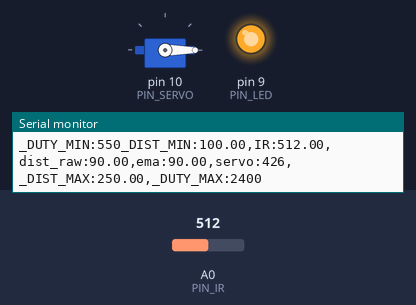
The sketch below on a simulated Arduino Uno, built with avr-gcc and run on an emulated ATmega328P. Parts: servo, output pins drawn as LEDs (lit = HIGH), the last lines printed to the serial monitor. The inputs (shaded band) are chosen by the test bench; at power-on: A0 (PIN_IR) = 512.

Above: at 1.2 s.
1.3 s: A0 (PIN_IR) set to 501
2.8 s: A0 (PIN_IR) set to 475
At 4.0 s:
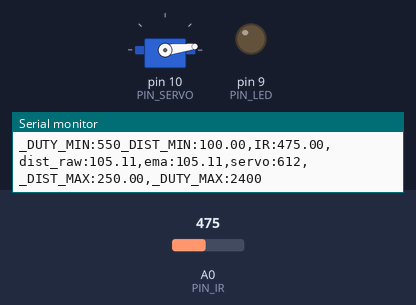
4.5 s: A0 (PIN_IR) set to 306
At 5.8 s:
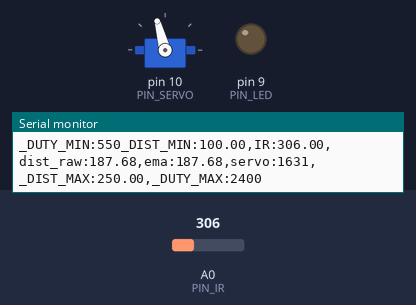
6.2 s: A0 (PIN_IR) set to 240
At 7.4 s:
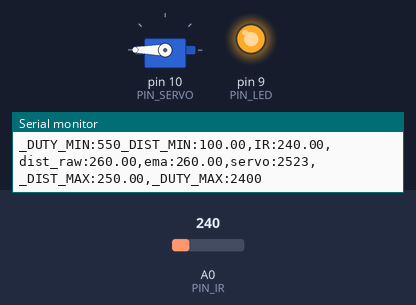
7.7 s: A0 (PIN_IR) set to 260
At 8.5 s:
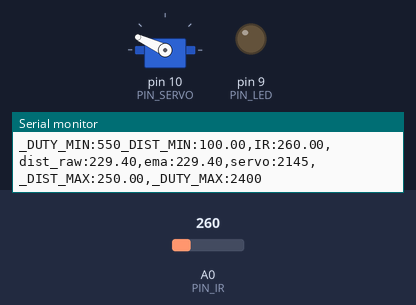
9.5 s: A0 (PIN_IR) set to 122
At 10.6 s:
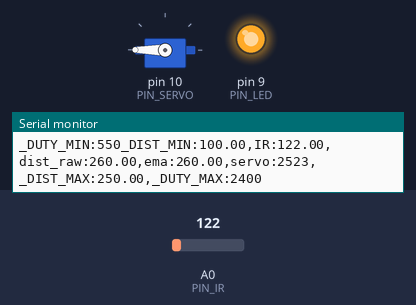
Timing chart, 0 to 12.0 s (numbered marks = the images above; inputs shaded):
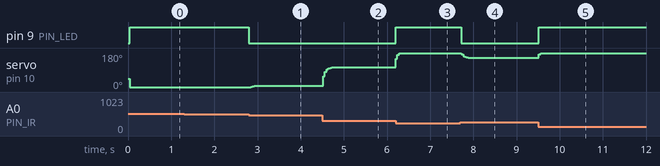

The sketch:

17_example_3.ino
```cpp
#include <Servo.h>

// Arduino pin assignment

#define PIN_IR    0         // IR sensor at Pin A0
#define PIN_LED   9
#define PIN_SERVO 10

#define _DUTY_MIN 550   // servo full clock-wise position (0 degree)
#define _DUTY_NEU 1000  // servo neutral position (90 degree)
#define _DUTY_MAX 2400  // servo full counter-clockwise position (180 degree)

#define _DIST_MIN  100.0   // minimum distance 100mm
#define _DIST_MAX  250.0   // maximum distance 250mm

#define EMA_ALPHA  0.5      // for EMA Filter

#define LOOP_INTERVAL 40   // Loop Interval (unit: msec)

Servo myservo;
unsigned long last_loop_time;   // unit: msec

float dist_prev = _DIST_MIN;
float dist_ema = _DIST_MIN;

float FilterOfEMA(float raw, float alpha){
  return (alpha * raw) + ((1 - alpha) * dist_prev);
}

float FloatMap(float x, float in_min, float in_max, float out_min, float out_max) {
  return (x - in_min) * (out_max - out_min) / (in_max - in_min) + out_min;
}

void setup()
{
  pinMode(PIN_LED, OUTPUT);

  myservo.attach(PIN_SERVO);
  myservo.writeMicroseconds(_DUTY_NEU);

  Serial.begin(1000000);    // 1,000,000 bps
}

void loop()
{
  unsigned long time_curr = millis();
  int duty;
  float a_value, dist_raw;

  // wait until next event time
  if (time_curr < (last_loop_time + LOOP_INTERVAL))
    return;
  last_loop_time += LOOP_INTERVAL;

  a_value = analogRead(PIN_IR);
  dist_raw = ((6762.0 / (a_value - 9.0)) - 4.0) * 10.0;

  if (dist_raw < _DIST_MIN) dist_raw = _DIST_MIN - 10;
  if (dist_raw > _DIST_MAX) dist_raw = _DIST_MAX + 10;
  // Put range Filter code here (_DIST_MIN ~ _DIST_MAX)
  if (_DIST_MIN <= dist_raw && dist_raw <= _DIST_MAX) {
    digitalWrite(9, 0);
  } else digitalWrite(9, 1);
  // and turn on LED if the distance is in the range

  dist_ema = FilterOfEMA(dist_raw, EMA_ALPHA);
  dist_prev = dist_ema;

  //duty = map(dist_ema, _DIST_MIN, _DIST_MAX, _DUTY_MIN, _DUTY_MAX);
  duty = FloatMap(dist_ema, _DIST_MIN, _DIST_MAX, _DUTY_MIN, _DUTY_MAX);

  myservo.writeMicroseconds(duty);

  Serial.print("_DUTY_MIN:");  Serial.print(_DUTY_MIN);
  Serial.print("_DIST_MIN:");  Serial.print(_DIST_MIN);
  Serial.print(",IR:");        Serial.print(a_value);
  Serial.print(",dist_raw:");  Serial.print(dist_raw);
  Serial.print(",ema:");       Serial.print(dist_ema);
  Serial.print(",servo:");     Serial.print(duty);
  Serial.print(",_DIST_MAX:"); Serial.print(_DIST_MAX);
  Serial.print(",_DUTY_MAX:"); Serial.print(_DUTY_MAX);
  Serial.println("");
}
```

Measured:
- the behaviour switches between 493 and 492 on A0 (PIN_IR) (found by bisection; images 0 and 1)
- after the input at 2.8 s, pin 9 (PIN_LED): HIGH → LOW at once; servo on pin 10 (PIN_SERVO): 0° → 6° at once, → 7° 0.24 s later
- after the input at 4.5 s, servo on pin 10 (PIN_SERVO): 7° → 105° at once
- after the input at 6.2 s, pin 9 (PIN_LED): LOW → HIGH at once; servo on pin 10 (PIN_SERVO): 105° → 180° at once
- after the input at 7.7 s, pin 9 (PIN_LED): HIGH → LOW at once; servo on pin 10 (PIN_SERVO): 180° → 156° at once, → 155° 0.28 s later
- after the input at 9.5 s, pin 9 (PIN_LED): LOW → HIGH at once; servo on pin 10 (PIN_SERVO): 155° → 180° at once
